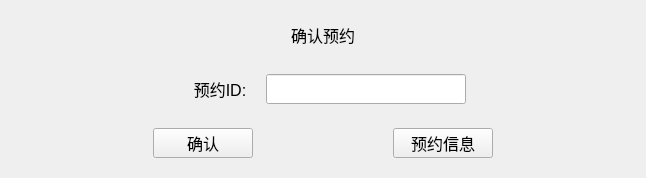
          <widget class="QWidget" name="page_2">
           <layout class="QVBoxLayout" name="verticalLayout_10">
            <item>
             <widget class="QWidget" name="widget_9" native="true">
              <layout class="QHBoxLayout" name="horizontalLayout_13">
               <item>
                <spacer name="horizontalSpacer_26">
                 <property name="orientation">
                  <enum>Qt::Horizontal</enum>
                 </property>
                 <property name="sizeHint" stdset="0">
                  <size>
                   <width>253</width>
                   <height>20</height>
                  </size>
                 </property>
                </spacer>
               </item>
               <item>
                <widget class="QLabel" name="LBL_EnsureRes">
                 <property name="minimumSize">
                  <size>
                   <width>100</width>
                   <height>30</height>
                  </size>
                 </property>
                 <property name="maximumSize">
                  <size>
                   <width>100</width>
                   <height>30</height>
                  </size>
                 </property>
                 <property name="font">
                  <font>
                   <pointsize>12</pointsize>
                  </font>
                 </property>
                 <property name="text">
                  <string>确认预约</string>
                 </property>
                 <property name="alignment">
                  <set>Qt::AlignCenter</set>
                 </property>
                </widget>
               </item>
               <item>
                <spacer name="horizontalSpacer_27">
                 <property name="orientation">
                  <enum>Qt::Horizontal</enum>
                 </property>
                 <property name="sizeHint" stdset="0">
                  <size>
                   <width>253</width>
                   <height>20</height>
                  </size>
                 </property>
                </spacer>
               </item>
              </layout>
             </widget>
            </item>
            <item>
             <widget class="QWidget" name="widget_10" native="true">
              <layout class="QHBoxLayout" name="horizontalLayout_14">
               <item>
                <spacer name="horizontalSpacer_28">
                 <property name="orientation">
                  <enum>Qt::Horizontal</enum>
                 </property>
                 <property name="sizeHint" stdset="0">
                  <size>
                   <width>160</width>
                   <height>20</height>
                  </size>
                 </property>
                </spacer>
               </item>
               <item>
                <widget class="QLabel" name="LBL_ResID">
                 <property name="minimumSize">
                  <size>
                   <width>80</width>
                   <height>30</height>
                  </size>
                 </property>
                 <property name="maximumSize">
                  <size>
                   <width>80</width>
                   <height>30</height>
                  </size>
                 </property>
                 <property name="font">
                  <font>
                   <pointsize>12</pointsize>
                  </font>
                 </property>
                 <property name="text">
                  <string>预约ID:</string>
                 </property>
                 <property name="alignment">
                  <set>Qt::AlignCenter</set>
                 </property>
                </widget>
               </item>
               <item>
                <widget class="QLineEdit" name="LET_ResID">
                 <property name="sizePolicy">
                  <sizepolicy hsizetype="Preferred" vsizetype="Fixed">
                   <horstretch>0</horstretch>
                   <verstretch>0</verstretch>
                  </sizepolicy>
                 </property>
                 <property name="minimumSize">
                  <size>
                   <width>200</width>
                   <height>30</height>
                  </size>
                 </property>
                 <property name="maximumSize">
                  <size>
                   <width>200</width>
                   <height>30</height>
                  </size>
                 </property>
                 <property name="font">
                  <font>
                   <pointsize>9</pointsize>
                  </font>
                 </property>
                 <property name="alignment">
                  <set>Qt::AlignLeading|Qt::AlignLeft|Qt::AlignVCenter</set>
                 </property>
                </widget>
               </item>
               <item>
                <spacer name="horizontalSpacer_29">
                 <property name="orientation">
                  <enum>Qt::Horizontal</enum>
                 </property>
                 <property name="sizeHint" stdset="0">
                  <size>
                   <width>160</width>
                   <height>20</height>
                  </size>
                 </property>
                </spacer>
               </item>
              </layout>
             </widget>
            </item>
            <item>
             <widget class="QWidget" name="widget_11" native="true">
              <layout class="QHBoxLayout" name="horizontalLayout_15">
               <item>
                <spacer name="horizontalSpacer_30">
                 <property name="orientation">
                  <enum>Qt::Horizontal</enum>
                 </property>
                 <property name="sizeHint" stdset="0">
                  <size>
                   <width>130</width>
                   <height>20</height>
                  </size>
                 </property>
                </spacer>
               </item>
               <item>
                <widget class="QPushButton" name="BTN_ResEnsure">
                 <property name="sizePolicy">
                  <sizepolicy hsizetype="Preferred" vsizetype="Preferred">
                   <horstretch>0</horstretch>
                   <verstretch>0</verstretch>
                  </sizepolicy>
                 </property>
                 <property name="minimumSize">
                  <size>
                   <width>100</width>
                   <height>30</height>
                  </size>
                 </property>
                 <property name="maximumSize">
                  <size>
                   <width>100</width>
                   <height>30</height>
                  </size>
                 </property>
                 <property name="font">
                  <font>
                   <pointsize>12</pointsize>
                  </font>
                 </property>
                 <property name="text">
                  <string>确认</string>
                 </property>
                </widget>
               </item>
               <item>
                <spacer name="horizontalSpacer_32">
                 <property name="orientation">
                  <enum>Qt::Horizontal</enum>
                 </property>
                 <property name="sizeHint" stdset="0">
                  <size>
                   <width>40</width>
                   <height>20</height>
                  </size>
                 </property>
                </spacer>
               </item>
               <item>
                <widget class="QPushButton" name="BTN_ResPre">
                 <property name="sizePolicy">
                  <sizepolicy hsizetype="Preferred" vsizetype="Preferred">
                   <horstretch>0</horstretch>
                   <verstretch>0</verstretch>
                  </sizepolicy>
                 </property>
                 <property name="minimumSize">
                  <size>
                   <width>100</width>
                   <height>30</height>
                  </size>
                 </property>
                 <property name="maximumSize">
                  <size>
                   <width>100</width>
                   <height>30</height>
                  </size>
                 </property>
                 <property name="font">
                  <font>
                   <pointsize>12</pointsize>
                  </font>
                 </property>
                 <property name="text">
                  <string>预约信息</string>
                 </property>
                </widget>
               </item>
               <item>
                <spacer name="horizontalSpacer_31">
                 <property name="orientation">
                  <enum>Qt::Horizontal</enum>
                 </property>
                 <property name="sizeHint" stdset="0">
                  <size>
                   <width>130</width>
                   <height>20</height>
                  </size>
                 </property>
                </spacer>
               </item>
              </layout>
             </widget>
            </item>
           </layout>
          </widget>
